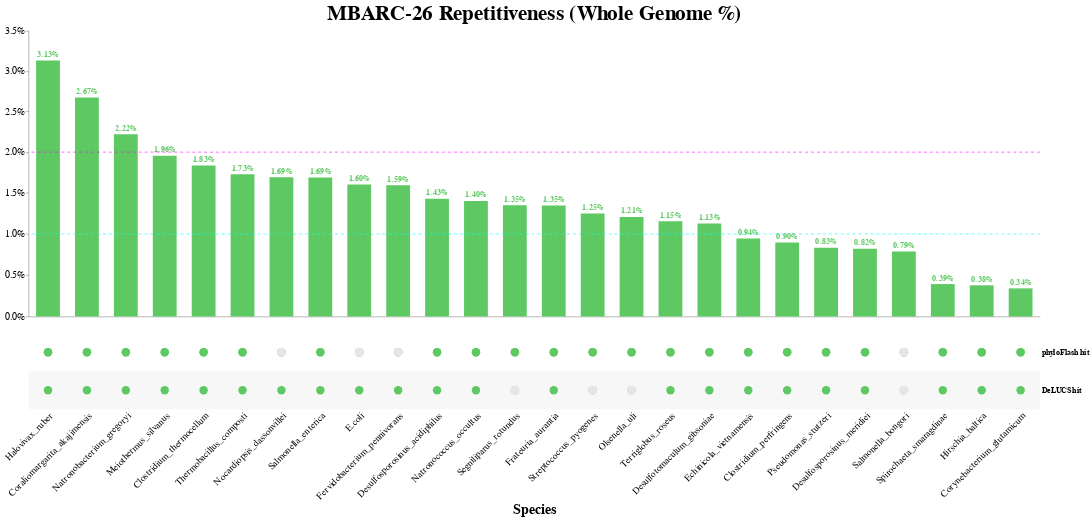

Write notebook code for a chart like this one.
### Code cell
# combine all charts to make final upset plot
upset_plot = alt.hconcat(
    vertical_bar_chart
)

upset_plot = alt.vconcat(
    upset_plot,
    matrix_view
)

# final graph settings tuning
upset_plot.configure_view(
    stroke=None
).configure_axis(
    titleFontSize=matrix_title_size,
    labelFontSize=matrix_label_size
).configure_title(
    fontSize=vertical_bar_title_font_size
)

### Figure 1 — Vega-Lite specification as saved in the notebook (floating-point values rounded to 4 significant figures)
{"config": {"view": {"continuousWidth": 400, "continuousHeight": 300, "stroke": null}, "axis": {"labelFontSize": 13, "titleFontSize": 23}, "title": {"fontSize": 35}}, "vconcat": [{"hconcat": [{"layer": [{"mark": {"type": "bar", "color": "#3b528b", "size": 40}, "encoding": {"color": {"condition": {"value": "#3b528b", "selection": {"not": "selector020"}}, "value": "#5ec962"}, "tooltip": [{"field": "Whole Genome", "title": "Size", "type": "quantitative"}], "x": {"axis": {"domain": true, "grid": false, "labels": false, "ticks": false}, "field": "Species", "sort": {"field": "index"}, "title": null, "type": "nominal"}, "y": {"axis": {"format": "%", "grid": false, "labelFontSize": 16, "orient": "left", "tickCount": 6}, "field": "Whole Genome", "scale": {"domain": [0, 0.03133], "type": "symlog"}, "title": null, "type": "quantitative"}}, "height": 480.0, "selection": {"selector020": {"type": "multi", "on": "mouseover", "fields": ["Species"]}}, "title": "MBARC-26 Repetitiveness (Whole Genome %)", "width": 1700}, {"mark": {"type": "text", "color": "#3b528b", "dy": -10, "fontWeight": "bold", "size": 14}, "encoding": {"color": {"condition": {"value": "#3b528b", "selection": {"not": "selector020"}}, "value": "#5ec962"}, "text": {"field": "Whole Genome", "format": ".2%", "type": "quantitative"}, "tooltip": [{"field": "Whole Genome", "title": "Size", "type": "quantitative"}], "x": {"axis": {"domain": true, "grid": false, "labels": false, "ticks": false}, "field": "Species", "sort": {"field": "index"}, "title": null, "type": "nominal"}, "y": {"axis": {"format": "%", "grid": false, "labelFontSize": 16, "orient": "left", "tickCount": 6}, "field": "Whole Genome", "scale": {"domain": [0, 0.03133], "type": "symlog"}, "title": null, "type": "quantitative"}}, "height": 480.0, "title": "MBARC-26 Repetitiveness (Whole Genome %)", "width": 1700}, {"data": {"name": "data-c88785aa7d8c3c666d3f4a9e83bbcc01"}, "mark": {"type": "rule", "color": "cyan", "strokeDash": [5, 5]}, "encoding": {"y": {"field": "y", "type": "quantitative"}}}, {"data": {"name": "data-f5b06871f1258c86e9079683d3211743"}, "mark": {"type": "rule", "color": "magenta", "strokeDash": [5, 5]}, "encoding": {"y": {"field": "y", "type": "quantitative"}}}]}], "data": {"name": "data-fb953bda55d2ac7fed31ed371dfeb8d4"}}, {"layer": [{"mark": {"type": "circle", "opacity": 1, "size": 200}, "encoding": {"color": {"condition": {"field": "value", "legend": null, "scale": {"domain": [0, 1], "range": ["#440154", "#440154"]}, "type": "nominal", "selection": {"not": "selector025"}}, "value": "#5ec962"}, "x": {"axis": {"domain": false, "grid": false, "labelAngle": -45, "labelFontSize": 16, "labelFontWeight": "normal", "labelLimit": 10000, "ticks": false}, "field": "Species", "sort": null, "title": "Species", "type": "nominal"}, "y": {"axis": {"domain": false, "grid": false, "labelFontWeight": "bold", "orient": "right", "ticks": false}, "field": "key", "sort": ["phyloFlash hit", "DeLUCS hit"], "title": null, "type": "nominal"}}, "height": 128.0, "selection": {"selector020": {"type": "multi", "on": "mouseover", "fields": ["Species"]}, "selector025": {"type": "multi", "on": "mouseover", "fields": ["Species", "value"]}}, "transform": [{"fold": ["phyloFlash hit", "DeLUCS hit"]}], "width": 1700}, {"mark": "rect", "encoding": {"color": {"value": "#F7F7F7"}, "x": {"axis": {"domain": false, "grid": false, "labelAngle": -45, "labelFontSize": 16, "labelFontWeight": "normal", "labelLimit": 10000, "ticks": false}, "field": "Species", "sort": null, "title": "Species", "type": "nominal"}, "y": {"axis": {"domain": false, "grid": false, "labelFontWeight": "bold", "orient": "right", "ticks": false}, "field": "key", "sort": ["phyloFlash hit", "DeLUCS hit"], "title": null, "type": "nominal"}}, "height": 128.0, "transform": [{"fold": ["phyloFlash hit", "DeLUCS hit"]}, {"filter": "(datum.key === 'DeLUCS hit')"}], "width": 1700}, {"mark": {"type": "circle", "opacity": 1, "size": 200}, "encoding": {"color": {"condition": {"field": "value", "legend": null, "scale": {"domain": [0, 1], "range": ["#440154", "#440154"]}, "type": "nominal", "selection": {"not": "selector025"}}, "value": "#5ec962"}, "x": {"axis": {"domain": false, "grid": false, "labelAngle": -45, "labelFontSize": 16, "labelFontWeight": "normal", "labelLimit": 10000, "ticks": false}, "field": "Species", "sort": null, "title": "Species", "type": "nominal"}, "y": {"axis": {"domain": false, "grid": false, "labelFontWeight": "bold", "orient": "right", "ticks": false}, "field": "key", "sort": ["phyloFlash hit", "DeLUCS hit"], "title": null, "type": "nominal"}}, "height": 128.0, "transform": [{"fold": ["phyloFlash hit", "DeLUCS hit"]}], "width": 1700}, {"mark": {"type": "circle", "opacity": 1, "size": 230}, "encoding": {"color": {"value": "#E6E6E6"}, "x": {"axis": {"domain": false, "grid": false, "labelAngle": -45, "labelFontSize": 16, "labelFontWeight": "normal", "labelLimit": 10000, "ticks": false}, "field": "Species", "sort": null, "title": "Species", "type": "nominal"}, "y": {"axis": {"domain": false, "grid": false, "labelFontWeight": "bold", "orient": "right", "ticks": false}, "field": "key", "sort": ["phyloFlash hit", "DeLUCS hit"], "title": null, "type": "nominal"}}, "height": 128.0, "transform": [{"fold": ["phyloFlash hit", "DeLUCS hit"]}, {"filter": "(datum['value'] === 0)"}], "width": 1700}], "data": {"name": "data-fb953bda55d2ac7fed31ed371dfeb8d4"}}], "$schema": "https://vega.github.io/schema/vega-lite/v4.17.0.json", "datasets": {"data-fb953bda55d2ac7fed31ed371dfeb8d4": [{"Species": "Halovivax_ruber", "Spade Whole Genome": 101001, "Spade 16S": 0, "phyloFlash hit": 1, "DeLUCS hit": 1, "Genome Size": 3223876, "Whole Genome": 0.03133, "16S": 0}, {"Species": "Coraliomargarita_akajimensis", "Spade Whole Genome": 100227, "Spade 16S": 0, "phyloFlash hit": 1, "DeLUCS hit": 1, "Genome Size": 3750771, "Whole Genome": 0.02672, "16S": 0}, {"Species": "Natronobacterium_gregoryi", "Spade Whole Genome": 84127, "Spade 16S": 0, "phyloFlash hit": 1, "DeLUCS hit": 1, "Genome Size": 3788356, "Whole Genome": 0.02221, "16S": 0}, {"Species": "Meiothermus_silvanus", "Spade Whole Genome": 72806, "Spade 16S": 0, "phyloFlash hit": 1, "DeLUCS hit": 1, "Genome Size": 3721669, "Whole Genome": 0.01956, "16S": 0}, {"Species": "Clostridium_thermocellum", "Spade Whole Genome": 70506, "Spade 16S": 0, "phyloFlash hit": 1, "DeLUCS hit": 1, "Genome Size": 3843301, "Whole Genome": 0.01835, "16S": 0}, {"Species": "Thermobacillus_composti", "Spade Whole Genome": 75299, "Spade 16S": 0, "phyloFlash hit": 1, "DeLUCS hit": 1, "Genome Size": 4355525, "Whole Genome": 0.01729, "16S": 0}, {"Species": "Nocardiopsis_dassonvillei", "Spade Whole Genome": 110621, "Spade 16S": 0, "phyloFlash hit": 0, "DeLUCS hit": 1, "Genome Size": 6543312, "Whole Genome": 0.01691, "16S": 0}, {"Species": "Salmonella_enterica", "Spade Whole Genome": 77761, "Spade 16S": 0, "phyloFlash hit": 1, "DeLUCS hit": 1, "Genome Size": 4600800, "Whole Genome": 0.0169, "16S": 0}, {"Species": "E.coli", "Spade Whole Genome": 74419, "Spade 16S": 0, "phyloFlash hit": 0, "DeLUCS hit": 1, "Genome Size": 4639675, "Whole Genome": 0.01604, "16S": 0}, {"Species": "Fervidobacterium_pennivorans", "Spade Whole Genome": 34521, "Spade 16S": 0, "phyloFlash hit": 0, "DeLUCS hit": 1, "Genome Size": 2166381, "Whole Genome": 0.01593, "16S": 0}, {"Species": "Desulfosporosinus_acidiphilus", "Spade Whole Genome": 71266, "Spade 16S": 0, "phyloFlash hit": 1, "DeLUCS hit": 1, "Genome Size": 4991181, "Whole Genome": 0.01428, "16S": 0}, {"Species": "Natronococcus_occultus", "Spade Whole Genome": 60479, "Spade 16S": 0, "phyloFlash hit": 1, "DeLUCS hit": 1, "Genome Size": 4314118, "Whole Genome": 0.01402, "16S": 0}, {"Species": "Segniliparus_rotundus", "Spade Whole Genome": 42605, "Spade 16S": 0, "phyloFlash hit": 1, "DeLUCS hit": 0, "Genome Size": 3157527, "Whole Genome": 0.01349, "16S": 0}, {"Species": "Frateuria_aurantia", "Spade Whole Genome": 48568, "Spade 16S": 0, "phyloFlash hit": 1, "DeLUCS hit": 1, "Genome Size": 3603458, "Whole Genome": 0.01348, "16S": 0}, {"Species": "Streptococcus_pyogenes", "Spade Whole Genome": 23146, "Spade 16S": 0, "phyloFlash hit": 1, "DeLUCS hit": 0, "Genome Size": 1852441, "Whole Genome": 0.01249, "16S": 0}, {"Species": "Olsenella_uli", "Spade Whole Genome": 24769, "Spade 16S": 0, "phyloFlash hit": 1, "DeLUCS hit": 0, "Genome Size": 2051896, "Whole Genome": 0.01207, "16S": 0}, {"Species": "Terriglobus_roseus", "Spade Whole Genome": 60377, "Spade 16S": 0, "phyloFlash hit": 1, "DeLUCS hit": 1, "Genome Size": 5227858, "Whole Genome": 0.01155, "16S": 0}, {"Species": "Desulfotomaculum_gibsoniae", "Spade Whole Genome": 54706, "Spade 16S": 0, "phyloFlash hit": 1, "DeLUCS hit": 1, "Genome Size": 4855529, "Whole Genome": 0.01127, "16S": 0}, {"Species": "Echinicola_vietnamensis", "Spade Whole Genome": 52946, "Spade 16S": 0, "phyloFlash hit": 1, "DeLUCS hit": 1, "Genome Size": 5608040, "Whole Genome": 0.009441, "16S": 0}, {"Species": "Clostridium_perfringens", "Spade Whole Genome": 29174, "Spade 16S": 0, "phyloFlash hit": 1, "DeLUCS hit": 1, "Genome Size": 3256683, "Whole Genome": 0.008958, "16S": 0}, {"Species": "Pseudomonas_stutzeri", "Spade Whole Genome": 38301, "Spade 16S": 0, "phyloFlash hit": 1, "DeLUCS hit": 1, "Genome Size": 4600489, "Whole Genome": 0.008325, "16S": 0}, {"Species": "Desulfosporosinus_meridiei", "Spade Whole Genome": 39920, "Spade 16S": 0, "phyloFlash hit": 1, "DeLUCS hit": 1, "Genome Size": 4873567, "Whole Genome": 0.008191, "16S": 0}, {"Species": "Salmonella_bongori", "Spade Whole Genome": 35096, "Spade 16S": 0, "phyloFlash hit": 0, "DeLUCS hit": 0, "Genome Size": 4460105, "Whole Genome": 0.007869, "16S": 0}, {"Species": "Spirochaeta_smaragdinae", "Spade Whole Genome": 18231, "Spade 16S": 0, "phyloFlash hit": 1, "DeLUCS hit": 1, "Genome Size": 4653970, "Whole Genome": 0.003917, "16S": 0}, {"Species": "Hirschia_baltica", "Spade Whole Genome": 13339, "Spade 16S": 0, "phyloFlash hit": 1, "DeLUCS hit": 1, "Genome Size": 3540114, "Whole Genome": 0.003768, "16S": 0}, {"Species": "Corynebacterium_glutamicum", "Spade Whole Genome": 11249, "Spade 16S": 0, "phyloFlash hit": 1, "DeLUCS hit": 1, "Genome Size": 3309401, "Whole Genome": 0.003399, "16S": 0}], "data-c88785aa7d8c3c666d3f4a9e83bbcc01": [{"y": 0.01}], "data-f5b06871f1258c86e9079683d3211743": [{"y": 0.02}]}}
